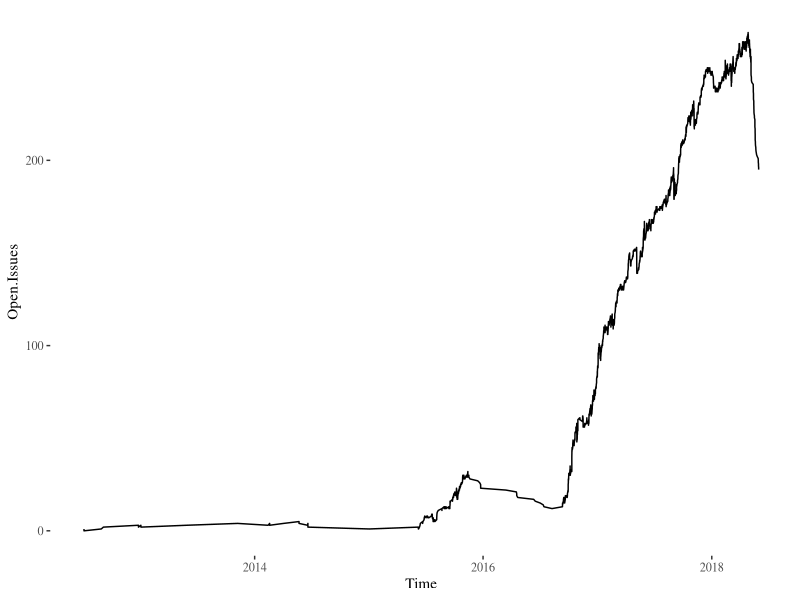
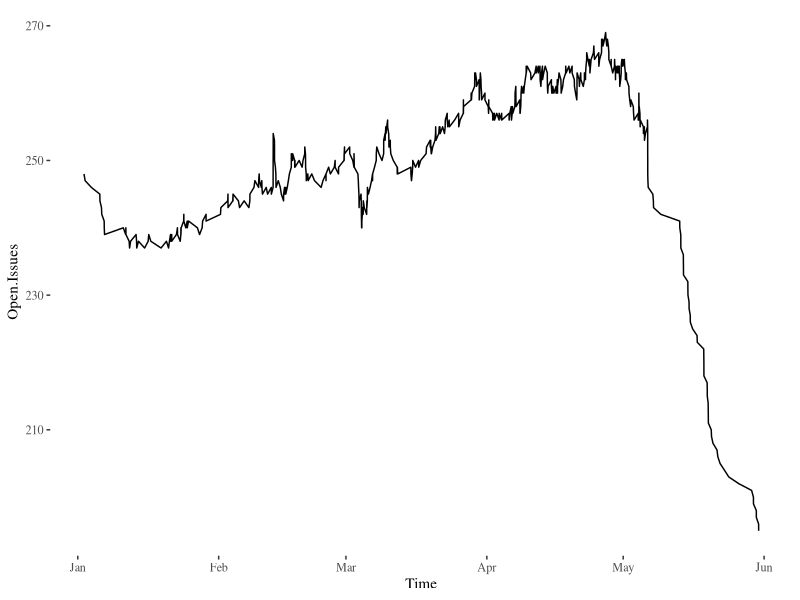
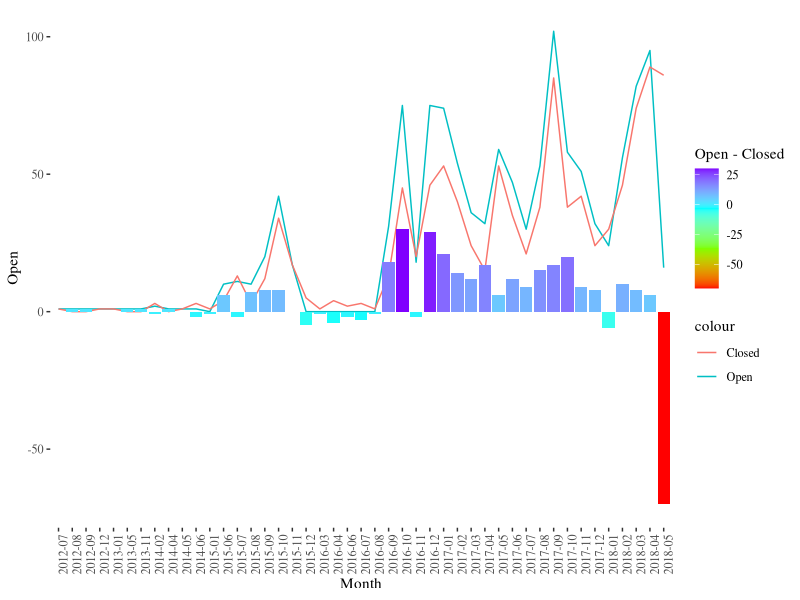

Generate these figures, in order, with R:
library(ggplot2)
library(ggthemes)

issues.t <- read.csv("../data/issues-timeline-posix.csv")

issues.t$Time <- as.POSIXct(issues.t$Time)
ggplot(issues.t, aes(x=Time,y=Open.Issues))+geom_line()+theme_tufte()
issues.2018 <- issues.t[issues.t$Time >= "2018-01-01",]
ggplot(issues.2018, aes(x=Time,y=Open.Issues))+geom_line()+theme_tufte()


issues.m <- read.csv("../data/issues-month.csv")
issues.m$deficit <- issues.m$Closed - issues.m$Open

ggplot()  +geom_line(data=issues.m,aes(x=Month,y=Open,group=1,color='Open')) +geom_line(data=issues.m,aes(x=Month,y=Closed,group=1,color='Closed')) +geom_bar(data=issues.m, stat='identity',aes(x=Month,y=Open-Closed,fill=Open-Closed)) + scale_fill_gradientn(colours=rainbow(4))+theme_tufte() + theme(axis.text.x = element_text(angle = 90, hjust = 1))
